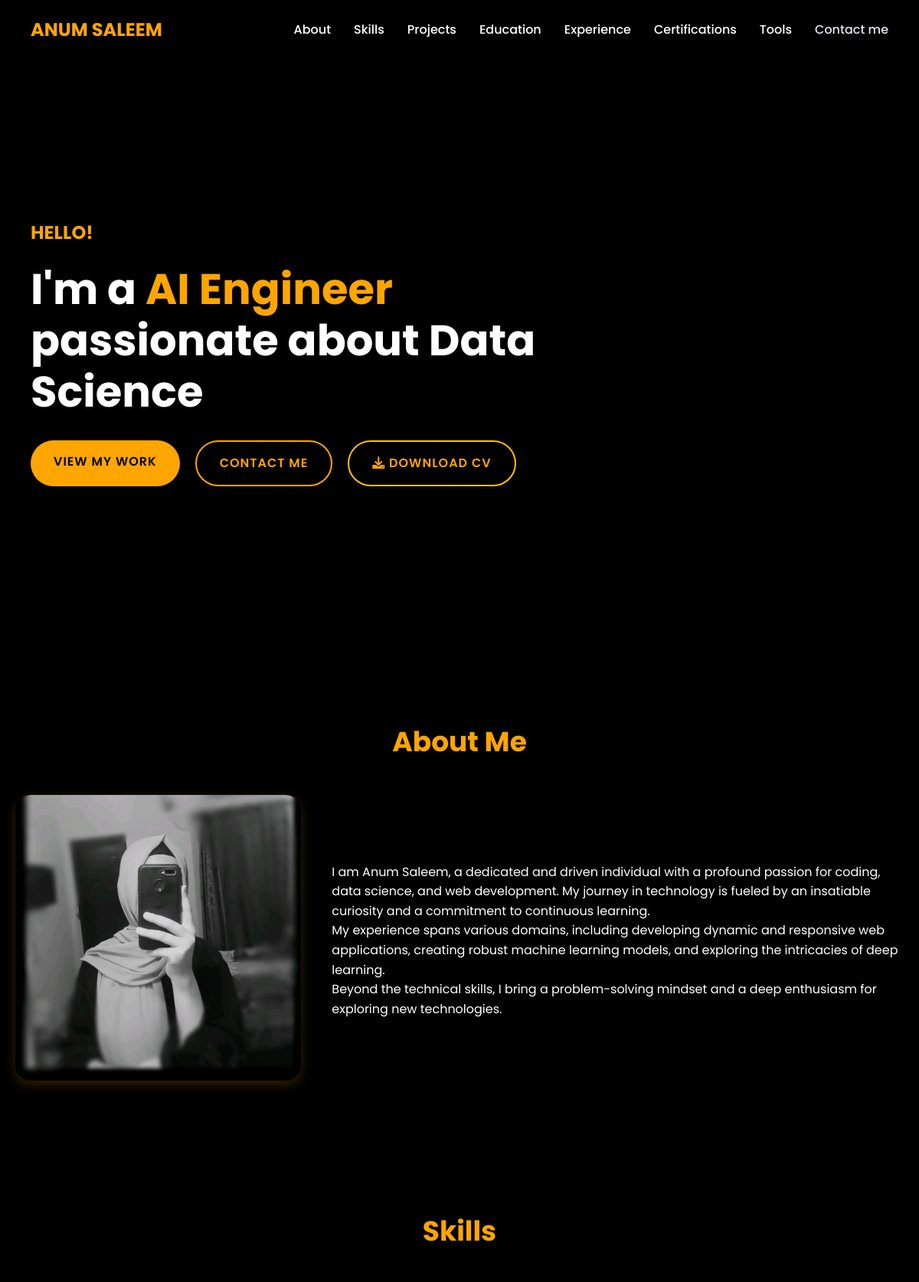
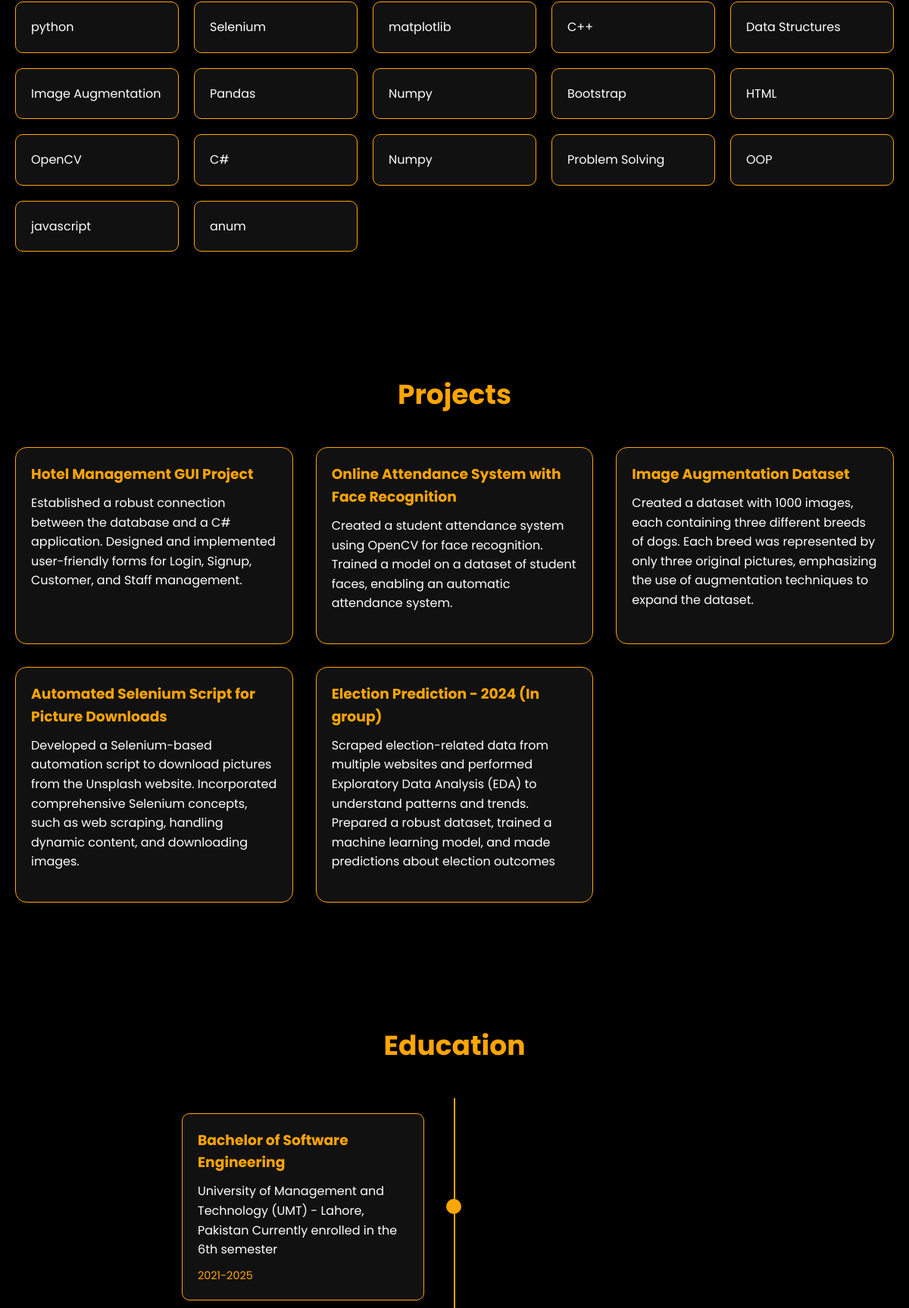
The page / (upper part) on the database its author committed (2 pictures, top to bottom).
### myapp/models.py (models this page shows, shortened)
class Skill(models.Model):
    name = models.CharField(max_length=100)

class Project(models.Model):
    title = models.CharField(max_length=200)
    description = models.TextField()

class Education(models.Model):
    title = models.CharField(max_length=200)
    description = models.TextField()
    year=models.CharField(max_length=200)

### myapp/views.py (the view)
# urls.py: 2. Add a URL to urlpatterns:  path('', views.home, name='home')
def home(request):
    skills = Skill.objects.all()
    projects = Project.objects.all()
    education = Education.objects.all()
    experience = Experience.objects.all()
    certifications = Certification.objects.all()
    tools = Tool.objects.all()
    context = {
        'skills': skills,
        'projects': projects,
        'education': education,
        'experience': experience,
        'certifications': certifications,
        'tools': tools,
    }
    return render(request, 'home.html', context)

### templates/home.html (shortened to what this page needs)
{% extends "base.html" %}
{% load static %}
{% block content %}
<section class="hero">
    <div class="hero-content">
        <h2 class="animate-text">HELLO!</h2>
        <h1 class="animate-text-delay">I'm a <span class="highlight">AI Engineer</span><br>passionate about Data Science</h1>
        <div class="cta-buttons animate-fade-in">
            <a href="#projects" class="btn primary">VIEW MY WORK</a>
            <a href="#contact" class="btn secondary">CONTACT ME</a>
            <a href="{% static 'Anum_cv.pdf' %}" download class="btn download">
                <i class="fas fa-download"></i> Download CV
            </a>
        </div>
    </div>
</section>
<section id="about" class="section">
    <div class="container">
        <h2 class="section-title">About Me</h2>
        <div class="about-grid">
            <div class="about-image">
                <img src="{% static 'anum.jpeg' %}" alt="Anum Saleem" class="profile-img">
            </div>
            <div class="about-content">
                <p>I am Anum Saleem, a dedicated and driven individual with a profound passion for coding, data science, and web development. My journey in technology is fueled by an insatiable curiosity and a commitment to continuous learning.</p>
                <p>My experience spans various domains, including developing dynamic and responsive web applications, creating robust machine learning models, and exploring the intricacies of deep learning.</p>
                <p>Beyond the technical skills, I bring a problem-solving mindset and a deep enthusiasm for exploring new technologies.</p>
            </div>
        </div>
    </div>
</section>
<section id="skills" class="section">
    <div class="container">
        <h2 class="section-title">Skills</h2>
        <div class="skills-grid">
            {% for skill in skills %}
            <div class="skill-item">
                <span class="skill-name">{{ skill.name }}</span>
            </div>
            {% endfor %}
        </div>
    </div>
</section>
<section id="projects" class="section">
    <div class="container">
        <h2 class="section-title">Projects</h2>
        <div class="projects-grid">
            {% for project in projects %}
            <div class="project-card">
                <div class="project-content">
                    <h3 class="project-title">{{ project.title }}</h3>
                    <p class="project-description">{{ project.description }}</p>
                </div>
            </div>
            {% endfor %}
        </div>
    </div>
</section>
<section id="education" class="section">
    <div class="container">
        <h2 class="section-title">Education</h2>
        <div class="timeline">
            {% for edu in education %}
            <div class="timeline-item">
                <div class="timeline-content">
                    <h3 class="timeline-title">{{ edu.title }}</h3>
                    <p class="timeline-info">{{ edu.description }}</p>
                    <span class="timeline-year">{{ edu.year }}</span>
                </div>
            </div>
            {% endfor %}
        </div>
    </div>
</section>
{% endblock %}

### templates/base.html (shortened to what this page needs)
{% load static %}
<!DOCTYPE html>
<html lang="en">
<head>
    <link rel="stylesheet" href="{% static 'css/style.css' %}">
    <link rel="stylesheet" href="https://cdnjs.cloudflare.com/ajax/libs/font-awesome/6.0.0-beta3/css/all.min.css">
</head>
<body>
    <nav>
        <div class="logo">ANUM SALEEM</div>
        <div class="nav-links" id="navLinks">
            <a href="#about" class="nav-link">About</a>
            <a href="#skills" class="nav-link">Skills</a>
            <a href="#projects" class="nav-link">Projects</a>
            <a href="#education" class="nav-link">Education</a>
            <a href="#experience" class="nav-link">Experience</a>
            <a href="#certifications" class="nav-link">Certifications</a>
            <a href="#tools" class="nav-link">Tools</a>
            <a href="#contact" class="nav-link" style="color: #e2e8f0;">Contact me</a>
        </div>
    </nav>
    <main>
        {% block content %}
        {% endblock %}
    </main>
</body>
</html>

### static/css/style.css (style rules this page uses)
:root { --primary-color: #ffa500; --text-color: #ffffff; --background-color: #000000; --card-bg: #111111; --hover-color: #ffa50033; --section-padding: 80px; --transition: all 0.3s ease; }
* { margin: 0; padding: 0; box-sizing: border-box; }
html { scroll-behavior: smooth; }
body { font-family: 'Poppins', sans-serif; background-color: var(--background-color); color: var(--text-color); line-height: 1.6; }
.container { max-width: 1200px; margin: 0 auto; padding: 0 20px; }
nav { position: fixed; top: 0; width: 100%; background-color: rgba(0, 0, 0, 0.95); padding: 20px 40px; display: flex; justify-content: space-between; align-items: center; z-index: 1000; backdrop-filter: blur(10px); }
.logo { font-size: 24px; font-weight: 700; color: var(--primary-color); }
.nav-links { display: flex; gap: 30px; }
.nav-link { color: var(--text-color); text-decoration: none; transition: var(--transition); font-weight: 500; }
.hero { height: 100vh; display: flex; align-items: center; padding: 0 40px; margin-top: 60px; }
.hero-content { max-width: 800px; }
.hero h2 { color: var(--primary-color); font-size: 24px; margin-bottom: 20px; }
.hero h1 { font-size: 56px; line-height: 1.2; margin-bottom: 30px; }
.highlight { color: var(--primary-color); }
.cta-buttons { display: flex; gap: 20px; }
.btn { padding: 15px 30px; border-radius: 50px; text-decoration: none; font-weight: 600; transition: var(--transition); text-transform: uppercase; letter-spacing: 1px; }
.btn.primary { background-color: var(--primary-color); color: var(--background-color); }
.btn.secondary { border: 2px solid var(--primary-color); color: var(--primary-color); }
.section { padding: var(--section-padding) 0; }
.section-title { font-size: 36px; color: var(--primary-color); margin-bottom: 40px; text-align: center; }
.about-grid { display: grid; grid-template-columns: 1fr 2fr; gap: 40px; align-items: center; }
.profile-img { width: 100%; border-radius: 20px; box-shadow: 0 5px 15px rgba(255, 165, 0, 0.2); }
.skills-grid { display: grid; grid-template-columns: repeat(auto-fill, minmax(200px, 1fr)); gap: 20px; }
.skill-item { background-color: var(--card-bg); padding: 20px; border-radius: 10px; border: 1px solid var(--primary-color); transition: var(--transition); }
.projects-grid { display: grid; grid-template-columns: repeat(auto-fill, minmax(300px, 1fr)); gap: 30px; }
.project-card { background-color: var(--card-bg); border-radius: 15px; overflow: hidden; border: 1px solid var(--primary-color); transition: var(--transition); }
.project-content { padding: 20px; }
.project-title { color: var(--primary-color); margin-bottom: 10px; }
.project-description { margin-bottom: 20px; }
.timeline { position: relative; max-width: 800px; margin: 0 auto; }
.timeline::before { content: ''; position: absolute; width: 2px; background-color: var(--primary-color); top: 0; bottom: 0; left: 50%; transform: translateX(-50%); }
.timeline-item { padding: 20px 40px; position: relative; width: 50%; left: 0; }
.timeline-content { padding: 20px; background-color: var(--card-bg); border-radius: 10px; position: relative; border: 1px solid var(--primary-color); }
.timeline-content::before { content: ''; position: absolute; width: 20px; height: 20px; background-color: var(--primary-color); border-radius: 50%; top: 50%; transform: translateY(-50%); }
.timeline-item:nth-child(odd) .timeline-content::before { right: -50px; }
.timeline-title { color: var(--primary-color); margin-bottom: 10px; }
.timeline-duration, .timeline-year { color: var(--primary-color); font-size: 0.9em; margin-top: 10px; display: block; }
.animate-text { animation: slideDown 1s ease-out; }
.animate-text-delay { animation: slideDown 1s ease-out 0.5s; animation-fill-mode: backwards; }
.animate-fade-in { animation: fadeIn 1s ease-out 1s; animation-fill-mode: backwards; }
.btn.download { background: transparent; border: 2px solid #FFC107; color: var(--primary-color); transition: all 0.3s ease; }

### rows shown on the page
Skill: name "python"
Skill: name "Selenium"
Skill: name "matplotlib"
Skill: name "C++"
Skill: name "Data Structures"
Skill: name "Image Augmentation"
Skill: name "Pandas"
Skill: name "Numpy"
Skill: name "Bootstrap"
Skill: name "HTML"
Skill: name "OpenCV"
Skill: name "C#"
Skill: name "Numpy"
Skill: name "Problem Solving"
Skill: name "OOP"
Skill: name "javascript"
Skill: name "anum"
Project: title "Hotel Management GUI Project", description "Established a robust connection between the database and a C# application. Designed and implemented user-friendly forms for Login, Signup, Customer, and Staff management."
Project: title "Online Attendance System with Face Recognition", description "Created a student attendance system using OpenCV for face recognition. Trained a model on a dataset of student faces, enabling an automatic attendance system."
Project: title "Image Augmentation Dataset", description "Created a dataset with 1000 images, each containing three different breeds of dogs. Each breed was represented by only three original pictures, emphasizing the use of augmentation techniques to expand the dataset."
Project: title "Automated Selenium Script for Picture Downloads", description "Developed a Selenium-based automation script to download pictures from the Unsplash website. Incorporated comprehensive Selenium concepts, such as web scraping, handling dynamic content, and downloading images."
Project: title "Election Prediction - 2024 (In group)", description "Scraped election-related data from multiple websites and performed Exploratory Data Analysis (EDA) to understand patterns and trends. Prepared a robust dataset, trained a machine learning model, and made predictions about election outcomes"
Education: title "Bachelor of Software Engineering", description "University of Management and Technology (UMT) - Lahore, Pakistan Currently enrolled in the 6th semester", year "2021-2025"
